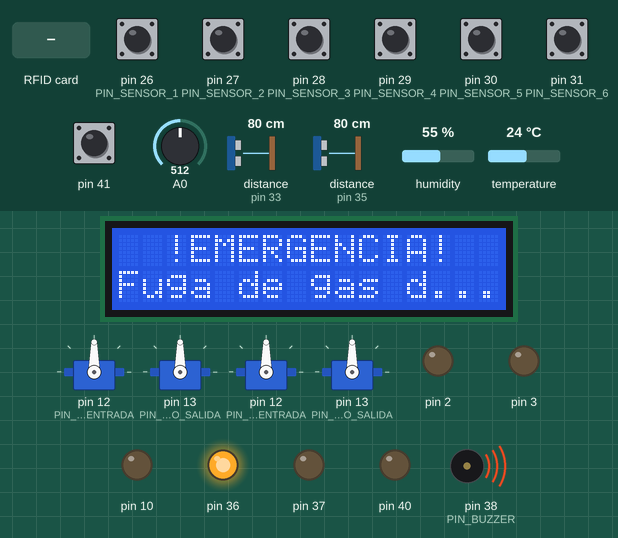
Bench run of a sketch on a simulated Arduino Mega 2560, built with avr-gcc and run on an emulated ATmega2560. Shown: 16×2 character LCD, 4 × servo, output pins drawn as LEDs (lit = HIGH), buzzer (waves = sounding). Wiring (inferred from the names in the program): 2 × ultrasonic range finder: trigger pin 32, echo pin 33 / trigger pin 34, echo pin 35. Inputs (shaded band) come from the test bench; at power-on: pin 26 (PIN_SENSOR_1), pin 27 (PIN_SENSOR_2), pin 28 (PIN_SENSOR_3), pin 29 (PIN_SENSOR_4), pin 30 (PIN_SENSOR_5), pin 31 (PIN_SENSOR_6), pin 41 HIGH, temperature 24 °C, A0 = 512, distance to the obstacle (sensors on pin 33, pin 35) 80 cm, humidity 55 %. The echo pulse lasts 58.3 µs per cm; random numbers use the default seed unless the sketch sets one; pins used as bus, display or sensor lines are not drawn; what the sketch prints to the serial monitor is not drawn.

Above: at 6.4 s.
6.5 s: temperature set to 41 °C
At 9.3 s:
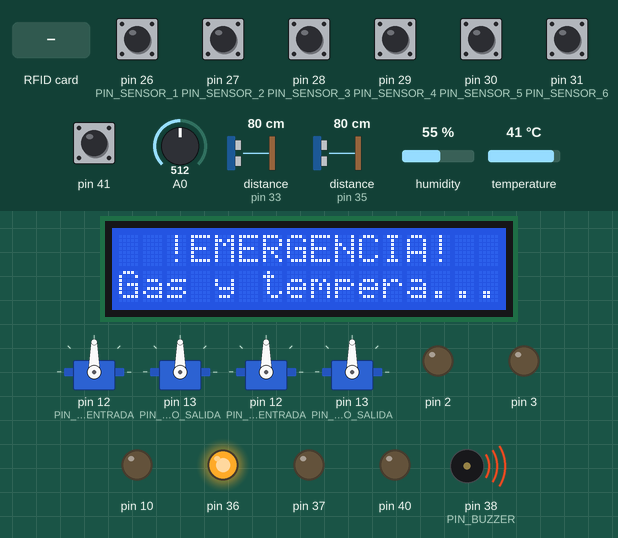
12.8 s: A0 set to 309
19.1 s: A0 set to 289
At 21.2 s:
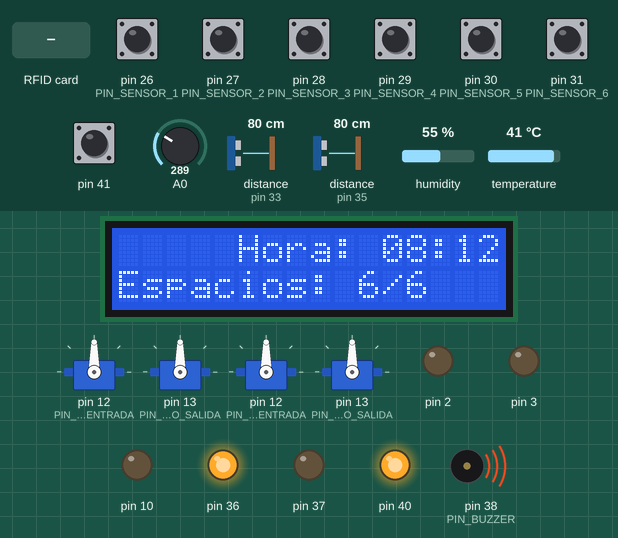
22.9 s: pin 41 pulled LOW for 1 s
At 25.9 s:
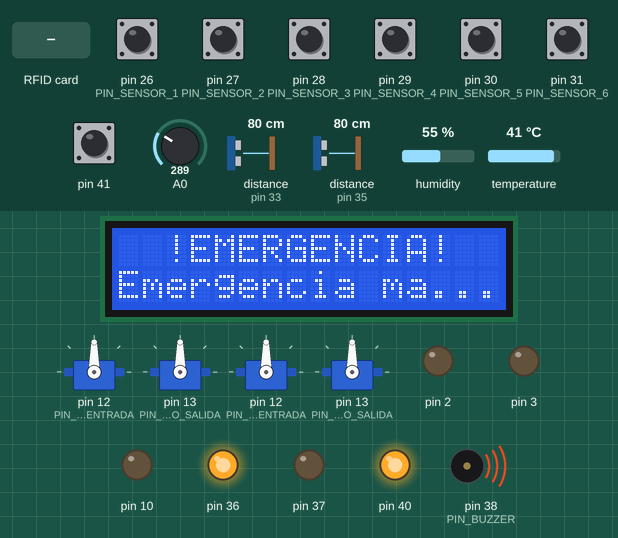
29.3 s: RFID card DE AD BE EF held to the reader
At 33.04 s:
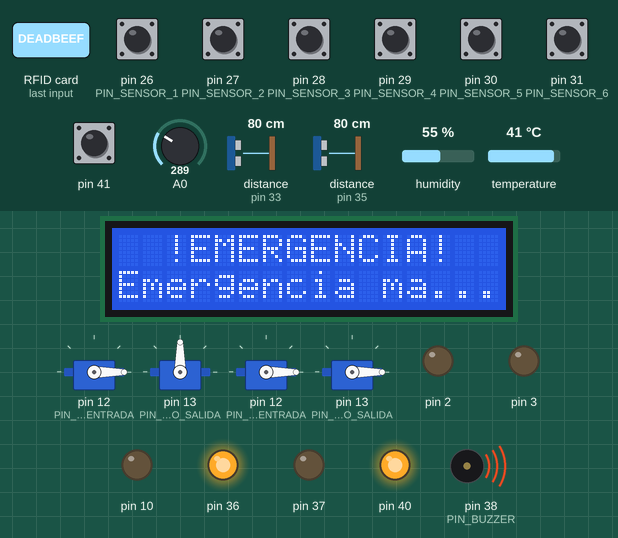
34.6 s: distance to the obstacle (sensor on pin 33) set to 12 cm
40.9 s: distance to the obstacle (sensor on pin 33) set to 9 cm
At 47.8 s:
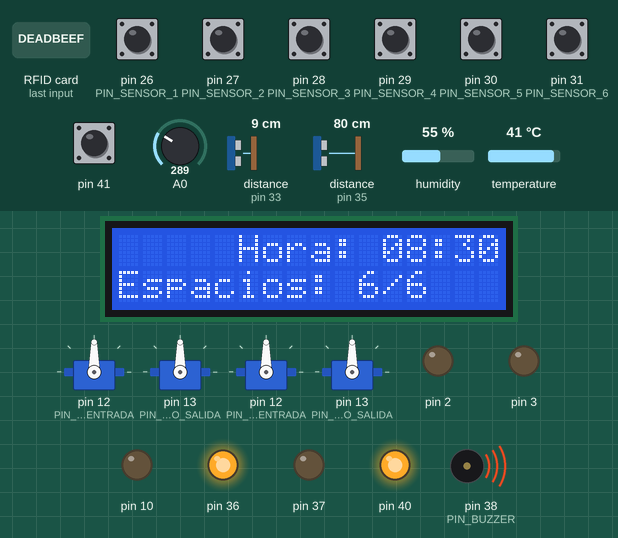
Timing chart, 0 to 48.2 s (numbered marks = the images above; inputs shaded):
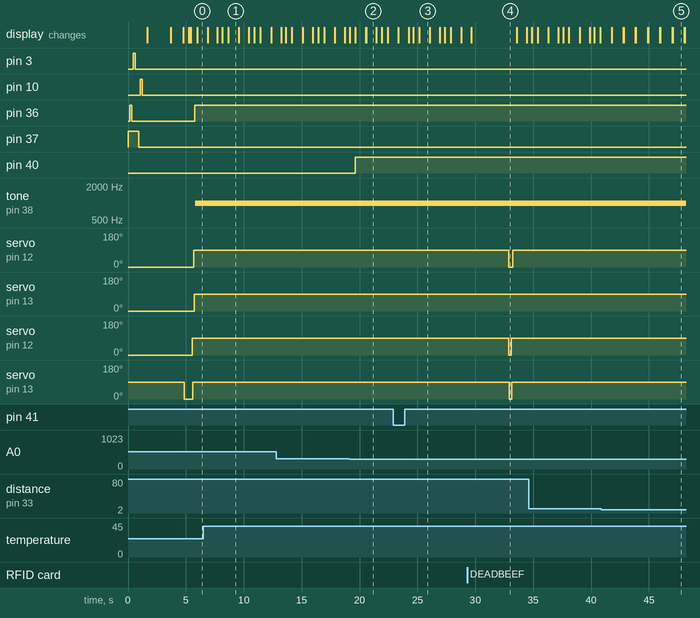

Measured:
- the behaviour switches between 301 and 300 on A0 (found by bisection; images 1 and 2)
- the behaviour switches between 11 and 10 cm on distance to the obstacle (sensor on pin 33) (found by bisection; images 4 and 5)
- after the input at 19.1 s, pin 40: LOW → HIGH after 0.55 s
- after the input at 29.3 s, servo on pin 12 (PIN_SERVO_ENTRADA): 90° → 0° after 3.6 s, → 90° 0.35 s later; servo on pin 12 (PIN_SERVO_ENTRADA): 90° → 0° after 3.6 s, → 90° 0.23 s later; servo on pin 13 (PIN_SERVO_SALIDA): 90° → 0° after 3.6 s, → 90° 0.21 s later
- what the display in image 1 shows lasts 0.9 s, from 8.7 s to 9.6 s
- what the display in image 4 shows lasts 3.9 s, from 29.7 s to 33.6 s
- what the display in image 5 shows lasts 1.1 s, from 47.0 s to 48.1 s

The sketch:

PARKING_UES.ino
```cpp
#include "Config.h"
#include "Emergencias.h"
#include "LEDs.h"
#include "Parqueo.h"
#include "AccesoRFID.h"
#include "Acceso.h"

// Instancias globales
Emergencias emergencias(PIN_DHT, DHT_TYPE);
LEDController leds;
ParqueoController parqueo;
AccesoRFID accesoRFID;
Acceso acceso(parqueo);

// Variables de estado
bool sistemaActivo = true;
unsigned long ultimaActualizacionSerial = 0;

void setup() {
    Serial.begin(9600);
    while(!Serial);

    // Inicialización de módulos
    emergencias.init();
    leds.init();
    parqueo.init();
    accesoRFID.init();
    acceso.init();

    // Mensaje inicial en Serial
    Serial.println(F("\n╔══════════════════════════╗"));
    Serial.println(F("║   SISTEMA DE PARQUEO UES ║"));
    Serial.println(F("║      Versión 1.0        ║"));
    Serial.println(F("╚══════════════════════════╝"));
    Serial.println(F("Inicialización completa"));

    // Mensaje inicial en LCD (a través de ParqueoController)
    parqueo.actualizarLCD(0, 0);
}

void loop() {
    // Actualización de módulos
    actualizarModulos();

    // Lógica de emergencia (máxima prioridad)
    if (emergencias.activa()) {
        manejarEmergencia();
        return;
    }

    // Lógica normal de operación
    if (sistemaActivo) {
        accesoRFID.verificarAcceso();
        accesoRFID.manejarSalida();
        mostrarEstadoPeriodico();
    }

    delay(100);
}

// ------ Funciones actualizadas ------
void actualizarModulos() {
    emergencias.verificar();
    leds.update();
    parqueo.update(leds.getHour(), leds.getMinute());
    accesoRFID.verificarAcceso();
    acceso.actualizar();
}

void manejarEmergencia() {
    // Abrir todas las puertas para evacuación
    acceso.abrirTodasLasPuertas();
    accesoRFID.abrirPuertaEntrada();
    accesoRFID.abrirPuertaSalida();

    // Activar alarmas
    leds.toggleLights(true);
    tone(PIN_BUZZER, 1000);

    if (millis() - ultimaActualizacionSerial >= 500) {
        // Mensaje de emergencia en Serial
        Serial.println(F("¡EMERGENCIA ACTIVADA!"));
        Serial.println(F("Puertas abiertas para evacuación"));
        Serial.print(F("Motivo: "));
        Serial.println(emergencias.getMotivo());

        // Mensaje de emergencia en LCD (a través de ParqueoController)
        parqueo.mostrarMensajeEmergencia(emergencias.getMotivo());

        ultimaActualizacionSerial = millis();
    }
}

void mostrarEstadoPeriodico() {
    if (millis() - ultimaActualizacionSerial >= 2000) {
        // Actualizar Serial
        Serial.print(F("[Estado] Hora: "));
        Serial.print(leds.getHour());
        Serial.print(F(":"));
        Serial.print(leds.getMinute());
        Serial.print(F(" | Espacios: "));
        Serial.print(parqueo.getEspaciosDisponibles());
        Serial.print(F("/6 | Modo: "));
        Serial.println(leds.isNight() ? "Nocturno" : "Diurno");

        // LCD se actualiza automáticamente en parqueo.update()
        ultimaActualizacionSerial = millis();
    }
}
```

Acceso.cpp
```cpp
#include "Acceso.h"
#include "Parqueo.h"
#include "Config.h"

Acceso::Acceso(ParqueoController& parqueoRef) : parqueo(parqueoRef) {
    _ultimaDeteccionEntrada = 0;
    _ultimaDeteccionSalida = 0;
    _estadoPuertaEntrada = CERRADA;
    _estadoPuertaSalida = CERRADA;
    _tiempoAperturaEntrada = 0;
    _tiempoAperturaSalida = 0;
}

void Acceso::debug(const String& mensaje) {
    Serial.print(F("[ACCESO] "));
    Serial.println(mensaje);
}

void Acceso::init() {
    pinMode(PIN_TRIG_ENTRADA, OUTPUT);
    pinMode(PIN_ECHO_ENTRADA, INPUT);
    pinMode(PIN_TRIG_SALIDA, OUTPUT);
    pinMode(PIN_ECHO_SALIDA, INPUT);

    servoEntrada.attach(PIN_SERVO_ENTRADA);
    servoSalida.attach(PIN_SERVO_SALIDA);

    cerrarPuerta(servoEntrada);
    cerrarPuerta(servoSalida);

    debug("Módulo de Acceso inicializado");
}

void Acceso::actualizar() {
    unsigned long ahora = millis();

    // Corrección 1: Verificar estado antes de cerrar automáticamente
    if (_estadoPuertaEntrada == ABIERTA && (ahora - _tiempoAperturaEntrada) > TIEMPO_APERTURA) {
        cerrarPuerta(servoEntrada);
        debug("Cerrando puerta entrada por timeout");
    }

    if (_estadoPuertaSalida == ABIERTA && (ahora - _tiempoAperturaSalida) > TIEMPO_APERTURA) {
        cerrarPuerta(servoSalida);
        debug("Cerrando puerta salida por timeout");
    }

    // Corrección 2: Mejorar la lógica de detección
    if (ahora - _ultimaDeteccionEntrada > TIEMPO_DEBOUNCE) {
        if (detectarVehiculo(PIN_TRIG_ENTRADA, PIN_ECHO_ENTRADA)) {
            _ultimaDeteccionEntrada = ahora;
            manejarEntrada();
        }
    }

    if (ahora - _ultimaDeteccionSalida > TIEMPO_DEBOUNCE) {
        if (detectarVehiculo(PIN_TRIG_SALIDA, PIN_ECHO_SALIDA)) {
            _ultimaDeteccionSalida = ahora;
            manejarSalida();
        }
    }
}

void Acceso::manejarEntrada() {
    if (_estadoPuertaEntrada == ABIERTA) {
        debug("Puerta entrada ya está abierta - Ignorando detección");
        return;
    }

    if (hayEspacioDisponible()) {
        parqueo.mostrarMensajeCodigoApp();
        debug("Mostrando código de acceso en LCD");

        unsigned long tiempoEspera = millis();
        bool codigoIngresado = false;

        // Corrección 3: Lógica más realista para validación de código
        while ((millis() - tiempoEspera) < TIEMPO_ESPERA_CODIGO && !codigoIngresado) {
            // Aquí deberías implementar la lógica real de recepción del código
            // Por ahora, simulo que se recibe después de 2 segundos
            if ((millis() - tiempoEspera) > 2000) {
                // En implementación real, aquí validarías el código recibido
                // codigoIngresado = validarCodigoAcceso(codigoRecibido);
                codigoIngresado = true; // Simulación temporal
            }

            // Corrección 4: Verificar cola correctamente
            if (detectarCola(PIN_TRIG_ENTRADA, PIN_ECHO_ENTRADA)) {
                debug("Cola detectada en entrada - Manteniendo espera");
                // No cancelar, sino continuar esperando
            }

            delay(100);
        }

        if (codigoIngresado) {
            abrirPuerta(servoEntrada);
            debug("Acceso concedido - Puerta abierta");
        } else {
            debug("Tiempo agotado - Código no recibido");
            parqueo.mostrarMensajeEmergencia("Codigo requerido");
        }
    } else {
        debug("No hay espacios disponibles");
        parqueo.mostrarMensajeEmergencia("Parqueo lleno");
    }
}

void Acceso::manejarSalida() {
    if (_estadoPuertaSalida == ABIERTA) {
        debug("Puerta salida ya está abierta - Ignorando detección");
        return;
    }

    // Corrección 5: Lógica más sensata para salidas
    // No debería importar si hay cola en entrada para permitir salidas
    debug("Vehículo detectado en salida - Abriendo puerta");
    abrirPuerta(servoSalida);

    // Opcional: Decrementar contador de vehículos
    // parqueo.decrementarVehiculos();
}

bool Acceso::detectarVehiculo(uint8_t trigPin, uint8_t echoPin) {
    digitalWrite(trigPin, LOW);
    delayMicroseconds(2);
    digitalWrite(trigPin, HIGH);
    delayMicroseconds(10);
    digitalWrite(trigPin, LOW);

    long duracion = pulseIn(echoPin, HIGH, 30000); // Corrección 6: Timeout para pulseIn

    if (duracion == 0) {
        debug("Timeout en sensor ultrasónico");
        return false;
    }

    float distancia = duracion * 0.034 / 2;

    String sensor = (trigPin == PIN_TRIG_ENTRADA) ? "ENTRADA" : "SALIDA";
    debug("Sensor " + sensor + " - Distancia: " + String(distancia, 1) + " cm");

    return (distancia > 0 && distancia < DISTANCIA_DETECCION);
}

bool Acceso::detectarCola(uint8_t trigPin, uint8_t echoPin) {
    // Corrección 7: Implementación más eficiente
    digitalWrite(trigPin, LOW);
    delayMicroseconds(2);
    digitalWrite(trigPin, HIGH);
    delayMicroseconds(10);
    digitalWrite(trigPin, LOW);

    long duracion = pulseIn(echoPin, HIGH, 30000);

    if (duracion == 0) {
        return false; // No hay lectura válida
    }

    float distancia = duracion * 0.034 / 2;

    bool hayCola = (distancia >= DISTANCIA_COLA_MIN && distancia <= DISTANCIA_COLA_MAX);

    if (hayCola) {
        String sensor = (trigPin == PIN_TRIG_ENTRADA) ? "ENTRADA" : "SALIDA";
        debug("Cola detectada en " + sensor + ": " + String(distancia, 1) + " cm");
    }

    return hayCola;
}

bool Acceso::hayEspacioDisponible() {
    uint8_t espacios = parqueo.getEspaciosDisponibles();
    debug("Espacios disponibles: " + String(espacios));
    return espacios > 0;
}

void Acceso::abrirPuerta(Servo& servo) {
    if (&servo == &servoEntrada) {
        servo.write(PUERTA_ABIERTA);
        _estadoPuertaEntrada = ABIERTA;
        _tiempoAperturaEntrada = millis();
        debug("Puerta ENTRADA abierta");
    } else if (&servo == &servoSalida) {
        servo.write(PUERTA_ABIERTA);
        _estadoPuertaSalida = ABIERTA;
        _tiempoAperturaSalida = millis();
        debug("Puerta SALIDA abierta");
    }
}

void Acceso::cerrarPuerta(Servo& servo) {
    if (&servo == &servoEntrada) {
        servo.write(PUERTA_CERRADA);
        _estadoPuertaEntrada = CERRADA;
        debug("Puerta ENTRADA cerrada");
    } else if (&servo == &servoSalida) {
        servo.write(PUERTA_CERRADA);
        _estadoPuertaSalida = CERRADA;
        debug("Puerta SALIDA cerrada");
    }
}

void Acceso::cerrarTodasLasPuertas() {
    cerrarPuerta(servoEntrada);
    cerrarPuerta(servoSalida);
    debug("Todas las puertas cerradas");
}

void Acceso::abrirTodasLasPuertas() {
    abrirPuerta(servoEntrada);
    abrirPuerta(servoSalida);
    debug("Todas las puertas abiertas por emergencia");
}

bool Acceso::validarCodigoAcceso(const String& codigo) {
    bool valido = parqueo.codigoEsValido(codigo);
    debug("Validación código " + codigo + ": " + (valido ? "VÁLIDO" : "INVÁLIDO"));
    return valido;
}
```

Acceso.h
```cpp
#pragma once
#include <Arduino.h>
#include <Servo.h>
#include "Parqueo.h"
#include "Config.h"

class Acceso {
public:
    enum EstadoPuerta { CERRADA, ABIERTA };

    Acceso(ParqueoController& parqueoRef);
    void init();
    void actualizar();
    bool detectarVehiculo(uint8_t trigPin, uint8_t echoPin);
    bool detectarCola(uint8_t trigPin, uint8_t echoPin);
    bool hayEspacioDisponible();
    void abrirPuerta(Servo& servo);
    void cerrarPuerta(Servo& servo);
    void cerrarTodasLasPuertas();
    void abrirTodasLasPuertas();
    bool validarCodigoAcceso(const String& codigo);
    void debug(const String& mensaje);

private:
    ParqueoController& parqueo;
    Servo servoEntrada;
    Servo servoSalida;

    // Variables de estado
    unsigned long _ultimaDeteccionEntrada;
    unsigned long _ultimaDeteccionSalida;
    EstadoPuerta _estadoPuertaEntrada;
    EstadoPuerta _estadoPuertaSalida;
    unsigned long _tiempoAperturaEntrada;
    unsigned long _tiempoAperturaSalida;

    void manejarEntrada();
    void manejarSalida();
};
```

AccesoRFID.cpp
```cpp
#include "AccesoRFID.h"
#include "LEDs.h"

extern LEDController leds;

void AccesoRFID::debug(const String& mensaje) {
    Serial.print(F("[RFID] "));
    Serial.println(mensaje);
}

void AccesoRFID::init() {
    SPI.begin();
    rfid.PCD_Init();
    servoEntrada.attach(PIN_SERVO_ENTRADA);
    servoSalida.attach(PIN_SERVO_SALIDA);
    cerrarPuertaEntrada();
    cerrarPuertaSalida();
    debug("RFID y servos inicializados");
}

void AccesoRFID::verificarAcceso() {
    if (millis() < tiempoBloqueo) {
        debug("Sistema bloqueado. Tiempo restante: " + String((tiempoBloqueo - millis()) / 1000) + "s");
        return;
    }

    if (!rfid.PICC_IsNewCardPresent() || !rfid.PICC_ReadCardSerial()) return;

    // Debug del UID leído
    String uidStr = "";
    for (byte i = 0; i < rfid.uid.size; i++) {
        uidStr += String(rfid.uid.uidByte[i], HEX);
        if (i < rfid.uid.size - 1) uidStr += ":";
    }
    debug("Tarjeta detectada - UID: " + uidStr);

    _adminAutenticado = compararUID(rfid.uid.uidByte, (byte*)UID_ADMIN);

    if (_adminAutenticado) {
        debug("Acceso ADMIN concedido - UID autorizado");
        abrirPuertaEntrada();
        //registrarAcceso(rfid.uid.uidByte, true);
    } else {
        uint8_t horaActual = leds.getHour();
        debug("Verificando horario - Hora actual: " + String(horaActual) + ":00");

        if (horaActual >= 7 && horaActual < 19) {
            debug("Acceso concedido - Dentro del horario permitido (7:00-19:00)");
            abrirPuertaEntrada();
            //registrarAcceso(rfid.uid.uidByte, true);
        } else {
            debug("Acceso denegado - Fuera de horario permitido");
            debug("Intentos fallidos: " + String(intentosFallidos + 1));
            intentosFallidos++;

            if (intentosFallidos >= 3) {
                tiempoBloqueo = millis() + 30000;  // Bloqueo por 30s
                debug("¡SISTEMA BLOQUEADO! - Demasiados intentos fallidos (30 segundos)");
            }
        }
    }

    if (_adminAutenticado || (leds.getHour() >= 7 && leds.getHour() < 19)) {
        debug("Esperando paso del vehículo (3 segundos)");
        delay(3000);
        cerrarPuertaEntrada();
        intentosFallidos = 0;
    }

    rfid.PICC_HaltA();
}

void AccesoRFID::manejarSalida() {
    if (!rfid.PICC_IsNewCardPresent() || !rfid.PICC_ReadCardSerial()) return;

    // Debug del UID en salida
    String uidStr = "";
    for (byte i = 0; i < rfid.uid.size; i++) {
        uidStr += String(rfid.uid.uidByte[i], HEX);
        if (i < rfid.uid.size - 1) uidStr += ":";
    }
    debug("Tarjeta detectada en SALIDA - UID: " + uidStr);

    abrirPuertaSalida();
    //registrarAcceso(rfid.uid.uidByte, false);------con py
    debug("Salida registrada - Puerta abierta");

    debug("Esperando paso del vehículo (3 segundos)");
    delay(3000);
    cerrarPuertaSalida();
    rfid.PICC_HaltA();
}

bool AccesoRFID::compararUID(byte* uid, byte* uidAdmin) {
    for (byte i = 0; i < 4; i++) {
        if (uid[i] != uidAdmin[i]) {
            debug("UID no coincide con ADMIN en posición " + String(i));
            return false;
        }
    }
    debug("UID coincide con ADMIN - Autenticación exitosa");
    return true;
}

// Métodos de servos con debug
void AccesoRFID::abrirPuertaEntrada() {
    servoEntrada.write(90);
    debug("Puerta ENTRADA abierta (90°)");
}

void AccesoRFID::cerrarPuertaEntrada() {
    servoEntrada.write(0);
    debug("Puerta ENTRADA cerrada (0°)");
}

void AccesoRFID::abrirPuertaSalida() {
    servoSalida.write(90);
    debug("Puerta SALIDA abierta (90°)");
}

void AccesoRFID::cerrarPuertaSalida() {
    servoSalida.write(0);
    debug("Puerta SALIDA cerrada (0°)");
}

bool AccesoRFID::adminAutenticado() const {
    return _adminAutenticado;
}
```

AccesoRFID.h
```cpp
#pragma once
#include <Arduino.h>
#include <Servo.h>
#include <SPI.h>
#include <MFRC522.h>
#include "Config.h"

class AccesoRFID {
public:
    void init();
    void verificarAcceso();
    void manejarSalida();
    bool adminAutenticado() const;
    void cerrarPuertaEntrada();
    void cerrarPuertaSalida();
    void abrirPuertaEntrada();
    void abrirPuertaSalida();

private:
    MFRC522 rfid{PIN_RFID_SS, PIN_RFID_RST};
    Servo servoEntrada;
    Servo servoSalida;
    bool _adminAutenticado = false;
    uint8_t intentosFallidos = 0;
    unsigned long tiempoBloqueo = 0;
    bool compararUID(byte* uid, byte* uidAdmin);
    void debug(const String& mensaje);
};
```

Emergencias.h
```cpp
#pragma once
#include <Arduino.h>
#include <DHT.h>
#include "Config.h"

class Emergencias {
public:
    Emergencias(uint8_t pinDHT, uint8_t tipoDHT);

    void init();
    void verificar();
    void actualizar();
    void verificarBotonEmergencia();

    bool activa() const;
    const char* getMotivo() const;
    float getTemperatura() const;
    int getNivelGas() const;

private:
    DHT dht;

    bool _alarma_activa = false;
    bool _emergencia_manual = false;
    int _lecturaGas = 0;
    float _temperatura = 0.0f;
    unsigned long _lastAlarmaUpdate = 0;
    bool _alarmaLedState = false;
    unsigned long _lastDebounceTime = 0; // Para anti-rebote

    float leerTemperatura();
    void activarAlarmaNoBloqueante();
    void controlarVentilacion(bool activar);
    void debug(const String& mensaje);
    unsigned long _lastButtonChangeTime = 0;  // Tiempo del último cambio de estado
    bool _lastButtonState = HIGH;            // Estado anterior del botón (pull-up)
    bool _buttonPressed = false;
};
```

Parqueo.h
```cpp
#pragma once
#include <Arduino.h>
#include "Config.h"
#include "LCDController.h"

// Constantes del sistema
#define MAX_SENSORES 6
#define LONGITUD_CODIGO 4
#define DEBOUNCE_DELAY_MS 50
#define TIEMPO_EXPIRACION_CODIGO_MS 300000  // 5 minutos
#define ESPACIO_LIBRE HIGH
#define ESPACIO_OCUPADO LOW

class ParqueoController {
private:
    // Configuración de pines
    const uint8_t pinesSensores[MAX_SENSORES] = {PIN_SENSOR_1, PIN_SENSOR_2, PIN_SENSOR_3,PIN_SENSOR_4, PIN_SENSOR_5, PIN_SENSOR_6};

    // Variables para debounce
    uint32_t lastDebounceTime[MAX_SENSORES] = {0};
    bool lastSensorState[MAX_SENSORES] = {ESPACIO_LIBRE};

    // Controladores
    LCDController lcdController;

    // Control de tiempo
    unsigned long lastUpdateTime = 0;

    // Sistema de códigos de acceso
    String codigoAccesoActual;
    unsigned long tiempoExpiracionCodigo = 0;

    // Métodos privados
    uint8_t contarEspaciosDisponibles();
    bool leerSensorDebounceado(uint8_t index);
    bool estaEnHorarioPermitido(uint8_t hora);
    void debug(const String& mensaje);
    String generarCodigoAcceso();

public:
    // Constructor
    ParqueoController() : lcdController(PIN_LCD_RS,PIN_LCD_EN, PIN_LCD_D4, PIN_LCD_D5,PIN_LCD_D6, PIN_LCD_D7) {}

    // Métodos de inicialización y control principal
    void init();
    void update(uint8_t hora, uint8_t minuto);

    // Métodos de información
    uint8_t getEspaciosDisponibles();
    bool validarHorarioAcceso(uint8_t hora);
    String getEstadoSensores();
    bool espaciosCriticos();

    // Métodos de visualización
    void actualizarLCD(uint8_t hora, uint8_t minuto);
    void mostrarMensajeEmergencia(const String& motivo);
    void mostrarMensajeCodigoApp();

    // Métodos para código de acceso
    void generarNuevoCodigoAcceso();
    bool codigoEsValido(const String& codigo);
    uint32_t getTiempoRestanteCodigo();
};
```

Source omitted: Emergencias.cpp (6715 bytes), LEDs.cpp (13547 bytes), LEDs.h (3017 bytes), Parqueo.cpp (5739 bytes), Config.h (5720 bytes), LCDController.cpp (4723 bytes), LCDController.h (986 bytes)
